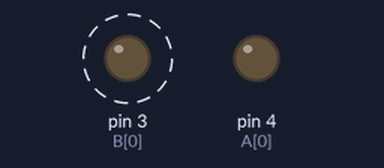
A sketch run on a simulated Arduino Uno, built with avr-gcc and run on an emulated ATmega328P. Shown: output pins drawn as LEDs (lit = HIGH). Dashed ring = blinking.

Above: at 0.5 s.
At 3.5 s:
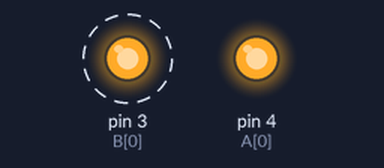
Timing chart, 0 to 5.2 s (numbered marks = the images above):
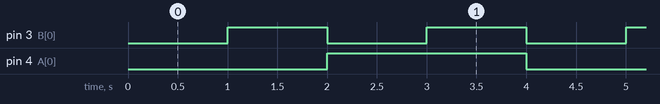

The sketch:

half_adder.ino
```cpp
/*
  Created by: Jaeyoon Lee
  Created on: Jan 2022

  1/2 Adder

  Turn on the LEDs by converting from 0 to 2^(number of inputs)
  	into binary.
*/

const int len = 1; // number of input A & B
int A[len] = {4}; // input A pins
int B[len] = {3}; // input B pins
int N_INPUTS = 2*len;
int index = 0;

void setup()
{
  //Serial.begin(9600);
  for (int i = 0; i < len; i++)
  {
    pinMode(A[i], OUTPUT);
    pinMode(B[i], OUTPUT);
  }
}

void loop()
{
  for (int i = 0; i < pow(2, N_INPUTS); i++)
  {
    bool bool_inputs[N_INPUTS];
    for (int j = 0; j < N_INPUTS; j++)
    {
      bool_inputs[j] = ((i >> j) & 1) == 1;
    }

    for (int idx = 0; idx < len; idx++)
    {
      digitalWrite(B[idx], bool_inputs[idx]);
      digitalWrite(A[idx], bool_inputs[idx + len]);
      //Serial.print(bool_inputs[idx]);
      //Serial.print(bool_inputs[idx + len]);
    }
    //Serial.println();
    delay(1000);
  }
}
```

Measured:
- by itself, pin 3 (B[0]): alternates HIGH for 1.0 s and LOW for 1.0 s
- by itself, pin 4 (A[0]): alternates HIGH for 2.0 s and LOW for 2.0 s
- by itself, everything shown: repeats every 4.0 s, in 4 steps
